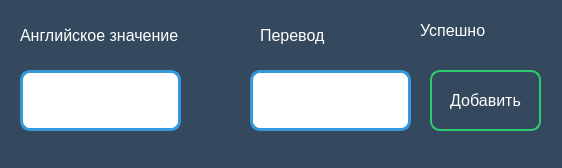
<?xml version="1.0" encoding="UTF-8"?>
<ui version="4.0">
 <class>Dialog</class>
 <widget class="QDialog" name="Dialog">
  <property name="geometry">
   <rect>
    <x>0</x>
    <y>0</y>
    <width>562</width>
    <height>168</height>
   </rect>
  </property>
  <property name="windowTitle">
   <string>Dialog</string>
  </property>
  <property name="styleSheet">
   <string notr="true">QDialog{
background-color:#34495e;
}
</string>
  </property>
  <widget class="QPushButton" name="save">
   <property name="geometry">
    <rect>
     <x>430</x>
     <y>70</y>
     <width>111</width>
     <height>61</height>
    </rect>
   </property>
   <property name="font">
    <font>
     <pointsize>12</pointsize>
    </font>
   </property>
   <property name="styleSheet">
    <string notr="true">QPushButton{
background-color:none;
border-style:solid;
border-width: 2px;
border-radius: 10px;
border-color: #2ecc71;
color:white;
}
QPushButton:hover{
background-color:#2ecc71;
}</string>
   </property>
   <property name="text">
    <string>Добавить</string>
   </property>
  </widget>
  <widget class="QLabel" name="original_l">
   <property name="geometry">
    <rect>
     <x>20</x>
     <y>20</y>
     <width>231</width>
     <height>31</height>
    </rect>
   </property>
   <property name="text">
    <string>&lt;html&gt;&lt;head/&gt;&lt;body&gt;&lt;p&gt;&lt;span style=&quot; font-size:12pt; color:#ffffff;&quot;&gt;Английское значение&lt;/span&gt;&lt;/p&gt;&lt;/body&gt;&lt;/html&gt;</string>
   </property>
  </widget>
  <widget class="QLabel" name="translate_l">
   <property name="geometry">
    <rect>
     <x>260</x>
     <y>20</y>
     <width>85</width>
     <height>31</height>
    </rect>
   </property>
   <property name="text">
    <string>&lt;html&gt;&lt;head/&gt;&lt;body&gt;&lt;p&gt;&lt;span style=&quot; font-size:12pt; color:#ffffff;&quot;&gt;Перевод&lt;/span&gt;&lt;/p&gt;&lt;/body&gt;&lt;/html&gt;</string>
   </property>
  </widget>
  <widget class="QLineEdit" name="orogonal">
   <property name="geometry">
    <rect>
     <x>20</x>
     <y>70</y>
     <width>161</width>
     <height>61</height>
    </rect>
   </property>
   <property name="font">
    <font>
     <pointsize>16</pointsize>
    </font>
   </property>
   <property name="styleSheet">
    <string notr="true">QLineEdit{
background-color:none;
border-style:solid;
border-width: 3px;
border-radius: 10px;
border-color: #3498db;
color:black;
}
</string>
   </property>
   <property name="text">
    <string/>
   </property>
  </widget>
  <widget class="QLineEdit" name="translate">
   <property name="geometry">
    <rect>
     <x>250</x>
     <y>70</y>
     <width>161</width>
     <height>61</height>
    </rect>
   </property>
   <property name="font">
    <font>
     <pointsize>16</pointsize>
    </font>
   </property>
   <property name="styleSheet">
    <string notr="true">QLineEdit{
background-color:none;
border-style:solid;
border-width: 3px;
border-radius: 10px;
border-color: #3498db;
color:black;
}
</string>
   </property>
  </widget>
  <widget class="QLabel" name="status">
   <property name="geometry">
    <rect>
     <x>420</x>
     <y>20</y>
     <width>121</width>
     <height>21</height>
    </rect>
   </property>
   <property name="font">
    <font>
     <pointsize>12</pointsize>
    </font>
   </property>
   <property name="text">
    <string>&lt;html&gt;&lt;head/&gt;&lt;body&gt;&lt;p&gt;&lt;span style=&quot; color:#ffffff;&quot;&gt;Успешно&lt;/span&gt;&lt;/p&gt;&lt;/body&gt;&lt;/html&gt;</string>
   </property>
  </widget>
 </widget>
 <resources/>
 <connections/>
</ui>
